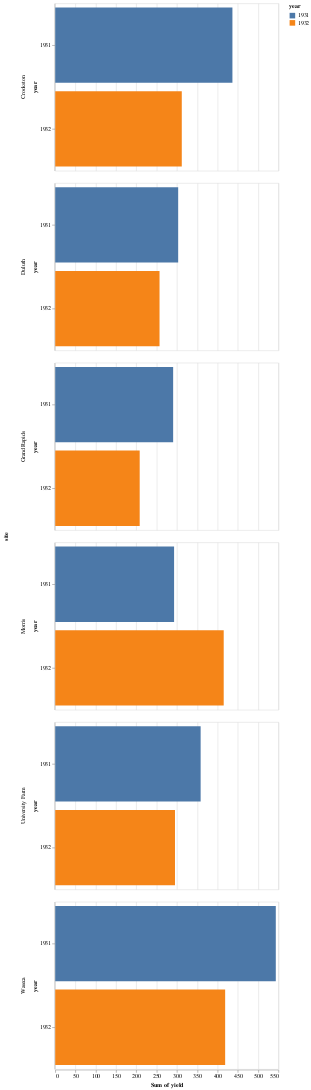
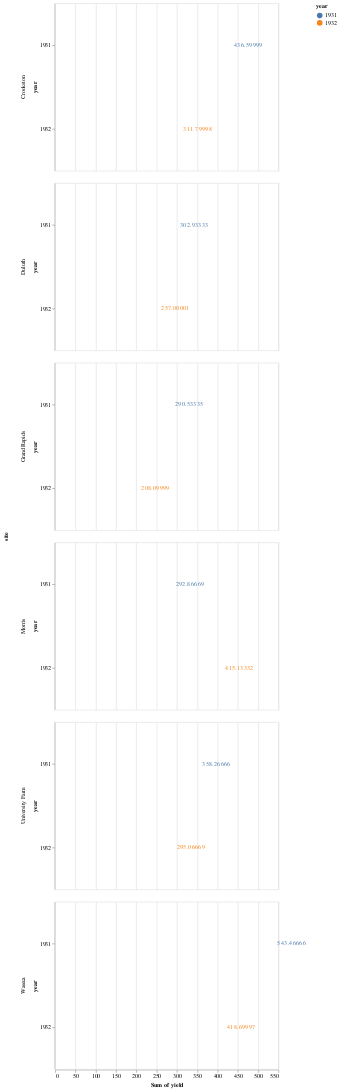

The notebook cell these images were saved under, in order:
### Code cell
import altair as alt
from vega_datasets import data

source = data.barley()

bars = alt.Chart(source).mark_bar().encode(
    x='sum(yield):Q',
    y='year:O',
    color='year:N',
    row='site:N'
)

texts = bars.mark_text(
    align='left',
    baseline='middle',
    dx=3  # Nudges text to right so it doesn't appear on top of the bar
).encode(
    text='sum(yield):Q'
)

bars
texts

### Figure 1 — Vega-Lite specification as saved in the notebook (floating-point values rounded to 4 significant figures)
{"$schema": "https://vega.github.io/schema/vega-lite/v2.6.0.json", "config": {"view": {"height": 300, "width": 400}}, "data": {"name": "data-093ece8c35bb2d41094cfb6138ec810b"}, "datasets": {"data-093ece8c35bb2d41094cfb6138ec810b": [{"site": "University Farm", "variety": "Manchuria", "year": 1931, "yield": 27}, {"site": "Waseca", "variety": "Manchuria", "year": 1931, "yield": 48.87}, {"site": "Morris", "variety": "Manchuria", "year": 1931, "yield": 27.43}, {"site": "Crookston", "variety": "Manchuria", "year": 1931, "yield": 39.93}, {"site": "Grand Rapids", "variety": "Manchuria", "year": 1931, "yield": 32.97}, {"site": "Duluth", "variety": "Manchuria", "year": 1931, "yield": 28.97}, {"site": "University Farm", "variety": "Glabron", "year": 1931, "yield": 43.07}, {"site": "Waseca", "variety": "Glabron", "year": 1931, "yield": 55.2}, {"site": "Morris", "variety": "Glabron", "year": 1931, "yield": 28.77}, {"site": "Crookston", "variety": "Glabron", "year": 1931, "yield": 38.13}, {"site": "Grand Rapids", "variety": "Glabron", "year": 1931, "yield": 29.13}, {"site": "Duluth", "variety": "Glabron", "year": 1931, "yield": 29.67}, {"site": "University Farm", "variety": "Svansota", "year": 1931, "yield": 35.13}, {"site": "Waseca", "variety": "Svansota", "year": 1931, "yield": 47.33}, {"site": "Morris", "variety": "Svansota", "year": 1931, "yield": 25.77}, {"site": "Crookston", "variety": "Svansota", "year": 1931, "yield": 40.47}, {"site": "Grand Rapids", "variety": "Svansota", "year": 1931, "yield": 29.67}, {"site": "Duluth", "variety": "Svansota", "year": 1931, "yield": 25.7}, {"site": "University Farm", "variety": "Velvet", "year": 1931, "yield": 39.9}, {"site": "Waseca", "variety": "Velvet", "year": 1931, "yield": 50.23}, {"site": "Morris", "variety": "Velvet", "year": 1931, "yield": 26.13}, {"site": "Crookston", "variety": "Velvet", "year": 1931, "yield": 41.33}, {"site": "Grand Rapids", "variety": "Velvet", "year": 1931, "yield": 23.03}, {"site": "Duluth", "variety": "Velvet", "year": 1931, "yield": 26.3}, {"site": "University Farm", "variety": "Trebi", "year": 1931, "yield": 36.57}, {"site": "Waseca", "variety": "Trebi", "year": 1931, "yield": 63.83}, {"site": "Morris", "variety": "Trebi", "year": 1931, "yield": 43.77}, {"site": "Crookston", "variety": "Trebi", "year": 1931, "yield": 46.93}, {"site": "Grand Rapids", "variety": "Trebi", "year": 1931, "yield": 29.77}, {"site": "Duluth", "variety": "Trebi", "year": 1931, "yield": 33.93}, {"site": "University Farm", "variety": "No. 457", "year": 1931, "yield": 43.27}, {"site": "Waseca", "variety": "No. 457", "year": 1931, "yield": 58.1}, {"site": "Morris", "variety": "No. 457", "year": 1931, "yield": 28.7}, {"site": "Crookston", "variety": "No. 457", "year": 1931, "yield": 45.67}, {"site": "Grand Rapids", "variety": "No. 457", "year": 1931, "yield": 32.17}, {"site": "Duluth", "variety": "No. 457", "year": 1931, "yield": 33.6}, {"site": "University Farm", "variety": "No. 462", "year": 1931, "yield": 36.6}, {"site": "Waseca", "variety": "No. 462", "year": 1931, "yield": 65.77}, {"site": "Morris", "variety": "No. 462", "year": 1931, "yield": 30.37}, {"site": "Crookston", "variety": "No. 462", "year": 1931, "yield": 48.57}, {"site": "Grand Rapids", "variety": "No. 462", "year": 1931, "yield": 24.93}, {"site": "Duluth", "variety": "No. 462", "year": 1931, "yield": 28.1}, {"site": "University Farm", "variety": "Peatland", "year": 1931, "yield": 32.77}, {"site": "Waseca", "variety": "Peatland", "year": 1931, "yield": 48.57}, {"site": "Morris", "variety": "Peatland", "year": 1931, "yield": 29.87}, {"site": "Crookston", "variety": "Peatland", "year": 1931, "yield": 41.6}, {"site": "Grand Rapids", "variety": "Peatland", "year": 1931, "yield": 34.7}, {"site": "Duluth", "variety": "Peatland", "year": 1931, "yield": 32}, {"site": "University Farm", "variety": "No. 475", "year": 1931, "yield": 24.67}, {"site": "Waseca", "variety": "No. 475", "year": 1931, "yield": 46.77}, {"site": "Morris", "variety": "No. 475", "year": 1931, "yield": 22.6}, {"site": "Crookston", "variety": "No. 475", "year": 1931, "yield": 44.1}, {"site": "Grand Rapids", "variety": "No. 475", "year": 1931, "yield": 19.7}, {"site": "Duluth", "variety": "No. 475", "year": 1931, "yield": 33.07}, {"site": "University Farm", "variety": "Wisconsin No. 38", "year": 1931, "yield": 39.3}, {"site": "Waseca", "variety": "Wisconsin No. 38", "year": 1931, "yield": 58.8}, {"site": "Morris", "variety": "Wisconsin No. 38", "year": 1931, "yield": 29.47}, {"site": "Crookston", "variety": "Wisconsin No. 38", "year": 1931, "yield": 49.87}, {"site": "Grand Rapids", "variety": "Wisconsin No. 38", "year": 1931, "yield": 34.47}, {"site": "Duluth", "variety": "Wisconsin No. 38", "year": 1931, "yield": 31.6}, {"site": "University Farm", "variety": "Manchuria", "year": 1932, "yield": 26.9}, {"site": "Waseca", "variety": "Manchuria", "year": 1932, "yield": 33.47}, {"site": "Morris", "variety": "Manchuria", "year": 1932, "yield": 34.37}, {"site": "Crookston", "variety": "Manchuria", "year": 1932, "yield": 32.97}, {"site": "Grand Rapids", "variety": "Manchuria", "year": 1932, "yield": 22.13}, {"site": "Duluth", "variety": "Manchuria", "year": 1932, "yield": 22.57}, {"site": "University Farm", "variety": "Glabron", "year": 1932, "yield": 36.8}, {"site": "Waseca", "variety": "Glabron", "year": 1932, "yield": 37.73}, {"site": "Morris", "variety": "Glabron", "year": 1932, "yield": 35.13}, {"site": "Crookston", "variety": "Glabron", "year": 1932, "yield": 26.17}, {"site": "Grand Rapids", "variety": "Glabron", "year": 1932, "yield": 14.43}, {"site": "Duluth", "variety": "Glabron", "year": 1932, "yield": 25.87}, {"site": "University Farm", "variety": "Svansota", "year": 1932, "yield": 27.43}, {"site": "Waseca", "variety": "Svansota", "year": 1932, "yield": 38.5}, {"site": "Morris", "variety": "Svansota", "year": 1932, "yield": 35.03}, {"site": "Crookston", "variety": "Svansota", "year": 1932, "yield": 20.63}, {"site": "Grand Rapids", "variety": "Svansota", "year": 1932, "yield": 16.63}, {"site": "Duluth", "variety": "Svansota", "year": 1932, "yield": 22.23}, {"site": "University Farm", "variety": "Velvet", "year": 1932, "yield": 26.8}, {"site": "Waseca", "variety": "Velvet", "year": 1932, "yield": 37.4}, {"site": "Morris", "variety": "Velvet", "year": 1932, "yield": 38.83}, {"site": "Crookston", "variety": "Velvet", "year": 1932, "yield": 32.07}, {"site": "Grand Rapids", "variety": "Velvet", "year": 1932, "yield": 32.23}, {"site": "Duluth", "variety": "Velvet", "year": 1932, "yield": 22.47}, {"site": "University Farm", "variety": "Trebi", "year": 1932, "yield": 29.07}, {"site": "Waseca", "variety": "Trebi", "year": 1932, "yield": 49.23}, {"site": "Morris", "variety": "Trebi", "year": 1932, "yield": 46.63}, {"site": "Crookston", "variety": "Trebi", "year": 1932, "yield": 41.83}, {"site": "Grand Rapids", "variety": "Trebi", "year": 1932, "yield": 20.63}, {"site": "Duluth", "variety": "Trebi", "year": 1932, "yield": 30.6}, {"site": "University Farm", "variety": "No. 457", "year": 1932, "yield": 26.43}, {"site": "Waseca", "variety": "No. 457", "year": 1932, "yield": 42.2}, {"site": "Morris", "variety": "No. 457", "year": 1932, "yield": 43.53}, {"site": "Crookston", "variety": "No. 457", "year": 1932, "yield": 34.33}, {"site": "Grand Rapids", "variety": "No. 457", "year": 1932, "yield": 19.47}, {"site": "Duluth", "variety": "No. 457", "year": 1932, "yield": 22.7}, {"site": "University Farm", "variety": "No. 462", "year": 1932, "yield": 25.57}, {"site": "Waseca", "variety": "No. 462", "year": 1932, "yield": 44.7}, {"site": "Morris", "variety": "No. 462", "year": 1932, "yield": 47}, {"site": "Crookston", "variety": "No. 462", "year": 1932, "yield": 30.53}, {"site": "Grand Rapids", "variety": "No. 462", "year": 1932, "yield": 19.9}, {"site": "Duluth", "variety": "No. 462", "year": 1932, "yield": 22.5}, {"site": "University Farm", "variety": "Peatland", "year": 1932, "yield": 28.07}, {"site": "Waseca", "variety": "Peatland", "year": 1932, "yield": 36.03}, {"site": "Morris", "variety": "Peatland", "year": 1932, "yield": 43.2}, {"site": "Crookston", "variety": "Peatland", "year": 1932, "yield": 25.23}, {"site": "Grand Rapids", "variety": "Peatland", "year": 1932, "yield": 26.77}, {"site": "Duluth", "variety": "Peatland", "year": 1932, "yield": 31.37}, {"site": "University Farm", "variety": "No. 475", "year": 1932, "yield": 30}, {"site": "Waseca", "variety": "No. 475", "year": 1932, "yield": 41.27}, {"site": "Morris", "variety": "No. 475", "year": 1932, "yield": 44.23}, {"site": "Crookston", "variety": "No. 475", "year": 1932, "yield": 32.13}, {"site": "Grand Rapids", "variety": "No. 475", "year": 1932, "yield": 15.23}, {"site": "Duluth", "variety": "No. 475", "year": 1932, "yield": 27.37}, {"site": "University Farm", "variety": "Wisconsin No. 38", "year": 1932, "yield": 38}, {"site": "Waseca", "variety": "Wisconsin No. 38", "year": 1932, "yield": 58.17}, {"site": "Morris", "variety": "Wisconsin No. 38", "year": 1932, "yield": 47.17}, {"site": "Crookston", "variety": "Wisconsin No. 38", "year": 1932, "yield": 35.9}, {"site": "Grand Rapids", "variety": "Wisconsin No. 38", "year": 1932, "yield": 20.67}, {"site": "Duluth", "variety": "Wisconsin No. 38", "year": 1932, "yield": 29.33}]}, "encoding": {"color": {"field": "year", "type": "nominal"}, "row": {"field": "site", "type": "nominal"}, "x": {"aggregate": "sum", "field": "yield", "type": "quantitative"}, "y": {"field": "year", "type": "ordinal"}}, "mark": "bar"}

### Figure 2 — Vega-Lite specification as saved in the notebook (floating-point values rounded to 4 significant figures)
{"$schema": "https://vega.github.io/schema/vega-lite/v2.6.0.json", "config": {"view": {"height": 300, "width": 400}}, "data": {"name": "data-093ece8c35bb2d41094cfb6138ec810b"}, "datasets": {"data-093ece8c35bb2d41094cfb6138ec810b": [{"site": "University Farm", "variety": "Manchuria", "year": 1931, "yield": 27}, {"site": "Waseca", "variety": "Manchuria", "year": 1931, "yield": 48.87}, {"site": "Morris", "variety": "Manchuria", "year": 1931, "yield": 27.43}, {"site": "Crookston", "variety": "Manchuria", "year": 1931, "yield": 39.93}, {"site": "Grand Rapids", "variety": "Manchuria", "year": 1931, "yield": 32.97}, {"site": "Duluth", "variety": "Manchuria", "year": 1931, "yield": 28.97}, {"site": "University Farm", "variety": "Glabron", "year": 1931, "yield": 43.07}, {"site": "Waseca", "variety": "Glabron", "year": 1931, "yield": 55.2}, {"site": "Morris", "variety": "Glabron", "year": 1931, "yield": 28.77}, {"site": "Crookston", "variety": "Glabron", "year": 1931, "yield": 38.13}, {"site": "Grand Rapids", "variety": "Glabron", "year": 1931, "yield": 29.13}, {"site": "Duluth", "variety": "Glabron", "year": 1931, "yield": 29.67}, {"site": "University Farm", "variety": "Svansota", "year": 1931, "yield": 35.13}, {"site": "Waseca", "variety": "Svansota", "year": 1931, "yield": 47.33}, {"site": "Morris", "variety": "Svansota", "year": 1931, "yield": 25.77}, {"site": "Crookston", "variety": "Svansota", "year": 1931, "yield": 40.47}, {"site": "Grand Rapids", "variety": "Svansota", "year": 1931, "yield": 29.67}, {"site": "Duluth", "variety": "Svansota", "year": 1931, "yield": 25.7}, {"site": "University Farm", "variety": "Velvet", "year": 1931, "yield": 39.9}, {"site": "Waseca", "variety": "Velvet", "year": 1931, "yield": 50.23}, {"site": "Morris", "variety": "Velvet", "year": 1931, "yield": 26.13}, {"site": "Crookston", "variety": "Velvet", "year": 1931, "yield": 41.33}, {"site": "Grand Rapids", "variety": "Velvet", "year": 1931, "yield": 23.03}, {"site": "Duluth", "variety": "Velvet", "year": 1931, "yield": 26.3}, {"site": "University Farm", "variety": "Trebi", "year": 1931, "yield": 36.57}, {"site": "Waseca", "variety": "Trebi", "year": 1931, "yield": 63.83}, {"site": "Morris", "variety": "Trebi", "year": 1931, "yield": 43.77}, {"site": "Crookston", "variety": "Trebi", "year": 1931, "yield": 46.93}, {"site": "Grand Rapids", "variety": "Trebi", "year": 1931, "yield": 29.77}, {"site": "Duluth", "variety": "Trebi", "year": 1931, "yield": 33.93}, {"site": "University Farm", "variety": "No. 457", "year": 1931, "yield": 43.27}, {"site": "Waseca", "variety": "No. 457", "year": 1931, "yield": 58.1}, {"site": "Morris", "variety": "No. 457", "year": 1931, "yield": 28.7}, {"site": "Crookston", "variety": "No. 457", "year": 1931, "yield": 45.67}, {"site": "Grand Rapids", "variety": "No. 457", "year": 1931, "yield": 32.17}, {"site": "Duluth", "variety": "No. 457", "year": 1931, "yield": 33.6}, {"site": "University Farm", "variety": "No. 462", "year": 1931, "yield": 36.6}, {"site": "Waseca", "variety": "No. 462", "year": 1931, "yield": 65.77}, {"site": "Morris", "variety": "No. 462", "year": 1931, "yield": 30.37}, {"site": "Crookston", "variety": "No. 462", "year": 1931, "yield": 48.57}, {"site": "Grand Rapids", "variety": "No. 462", "year": 1931, "yield": 24.93}, {"site": "Duluth", "variety": "No. 462", "year": 1931, "yield": 28.1}, {"site": "University Farm", "variety": "Peatland", "year": 1931, "yield": 32.77}, {"site": "Waseca", "variety": "Peatland", "year": 1931, "yield": 48.57}, {"site": "Morris", "variety": "Peatland", "year": 1931, "yield": 29.87}, {"site": "Crookston", "variety": "Peatland", "year": 1931, "yield": 41.6}, {"site": "Grand Rapids", "variety": "Peatland", "year": 1931, "yield": 34.7}, {"site": "Duluth", "variety": "Peatland", "year": 1931, "yield": 32}, {"site": "University Farm", "variety": "No. 475", "year": 1931, "yield": 24.67}, {"site": "Waseca", "variety": "No. 475", "year": 1931, "yield": 46.77}, {"site": "Morris", "variety": "No. 475", "year": 1931, "yield": 22.6}, {"site": "Crookston", "variety": "No. 475", "year": 1931, "yield": 44.1}, {"site": "Grand Rapids", "variety": "No. 475", "year": 1931, "yield": 19.7}, {"site": "Duluth", "variety": "No. 475", "year": 1931, "yield": 33.07}, {"site": "University Farm", "variety": "Wisconsin No. 38", "year": 1931, "yield": 39.3}, {"site": "Waseca", "variety": "Wisconsin No. 38", "year": 1931, "yield": 58.8}, {"site": "Morris", "variety": "Wisconsin No. 38", "year": 1931, "yield": 29.47}, {"site": "Crookston", "variety": "Wisconsin No. 38", "year": 1931, "yield": 49.87}, {"site": "Grand Rapids", "variety": "Wisconsin No. 38", "year": 1931, "yield": 34.47}, {"site": "Duluth", "variety": "Wisconsin No. 38", "year": 1931, "yield": 31.6}, {"site": "University Farm", "variety": "Manchuria", "year": 1932, "yield": 26.9}, {"site": "Waseca", "variety": "Manchuria", "year": 1932, "yield": 33.47}, {"site": "Morris", "variety": "Manchuria", "year": 1932, "yield": 34.37}, {"site": "Crookston", "variety": "Manchuria", "year": 1932, "yield": 32.97}, {"site": "Grand Rapids", "variety": "Manchuria", "year": 1932, "yield": 22.13}, {"site": "Duluth", "variety": "Manchuria", "year": 1932, "yield": 22.57}, {"site": "University Farm", "variety": "Glabron", "year": 1932, "yield": 36.8}, {"site": "Waseca", "variety": "Glabron", "year": 1932, "yield": 37.73}, {"site": "Morris", "variety": "Glabron", "year": 1932, "yield": 35.13}, {"site": "Crookston", "variety": "Glabron", "year": 1932, "yield": 26.17}, {"site": "Grand Rapids", "variety": "Glabron", "year": 1932, "yield": 14.43}, {"site": "Duluth", "variety": "Glabron", "year": 1932, "yield": 25.87}, {"site": "University Farm", "variety": "Svansota", "year": 1932, "yield": 27.43}, {"site": "Waseca", "variety": "Svansota", "year": 1932, "yield": 38.5}, {"site": "Morris", "variety": "Svansota", "year": 1932, "yield": 35.03}, {"site": "Crookston", "variety": "Svansota", "year": 1932, "yield": 20.63}, {"site": "Grand Rapids", "variety": "Svansota", "year": 1932, "yield": 16.63}, {"site": "Duluth", "variety": "Svansota", "year": 1932, "yield": 22.23}, {"site": "University Farm", "variety": "Velvet", "year": 1932, "yield": 26.8}, {"site": "Waseca", "variety": "Velvet", "year": 1932, "yield": 37.4}, {"site": "Morris", "variety": "Velvet", "year": 1932, "yield": 38.83}, {"site": "Crookston", "variety": "Velvet", "year": 1932, "yield": 32.07}, {"site": "Grand Rapids", "variety": "Velvet", "year": 1932, "yield": 32.23}, {"site": "Duluth", "variety": "Velvet", "year": 1932, "yield": 22.47}, {"site": "University Farm", "variety": "Trebi", "year": 1932, "yield": 29.07}, {"site": "Waseca", "variety": "Trebi", "year": 1932, "yield": 49.23}, {"site": "Morris", "variety": "Trebi", "year": 1932, "yield": 46.63}, {"site": "Crookston", "variety": "Trebi", "year": 1932, "yield": 41.83}, {"site": "Grand Rapids", "variety": "Trebi", "year": 1932, "yield": 20.63}, {"site": "Duluth", "variety": "Trebi", "year": 1932, "yield": 30.6}, {"site": "University Farm", "variety": "No. 457", "year": 1932, "yield": 26.43}, {"site": "Waseca", "variety": "No. 457", "year": 1932, "yield": 42.2}, {"site": "Morris", "variety": "No. 457", "year": 1932, "yield": 43.53}, {"site": "Crookston", "variety": "No. 457", "year": 1932, "yield": 34.33}, {"site": "Grand Rapids", "variety": "No. 457", "year": 1932, "yield": 19.47}, {"site": "Duluth", "variety": "No. 457", "year": 1932, "yield": 22.7}, {"site": "University Farm", "variety": "No. 462", "year": 1932, "yield": 25.57}, {"site": "Waseca", "variety": "No. 462", "year": 1932, "yield": 44.7}, {"site": "Morris", "variety": "No. 462", "year": 1932, "yield": 47}, {"site": "Crookston", "variety": "No. 462", "year": 1932, "yield": 30.53}, {"site": "Grand Rapids", "variety": "No. 462", "year": 1932, "yield": 19.9}, {"site": "Duluth", "variety": "No. 462", "year": 1932, "yield": 22.5}, {"site": "University Farm", "variety": "Peatland", "year": 1932, "yield": 28.07}, {"site": "Waseca", "variety": "Peatland", "year": 1932, "yield": 36.03}, {"site": "Morris", "variety": "Peatland", "year": 1932, "yield": 43.2}, {"site": "Crookston", "variety": "Peatland", "year": 1932, "yield": 25.23}, {"site": "Grand Rapids", "variety": "Peatland", "year": 1932, "yield": 26.77}, {"site": "Duluth", "variety": "Peatland", "year": 1932, "yield": 31.37}, {"site": "University Farm", "variety": "No. 475", "year": 1932, "yield": 30}, {"site": "Waseca", "variety": "No. 475", "year": 1932, "yield": 41.27}, {"site": "Morris", "variety": "No. 475", "year": 1932, "yield": 44.23}, {"site": "Crookston", "variety": "No. 475", "year": 1932, "yield": 32.13}, {"site": "Grand Rapids", "variety": "No. 475", "year": 1932, "yield": 15.23}, {"site": "Duluth", "variety": "No. 475", "year": 1932, "yield": 27.37}, {"site": "University Farm", "variety": "Wisconsin No. 38", "year": 1932, "yield": 38}, {"site": "Waseca", "variety": "Wisconsin No. 38", "year": 1932, "yield": 58.17}, {"site": "Morris", "variety": "Wisconsin No. 38", "year": 1932, "yield": 47.17}, {"site": "Crookston", "variety": "Wisconsin No. 38", "year": 1932, "yield": 35.9}, {"site": "Grand Rapids", "variety": "Wisconsin No. 38", "year": 1932, "yield": 20.67}, {"site": "Duluth", "variety": "Wisconsin No. 38", "year": 1932, "yield": 29.33}]}, "encoding": {"color": {"field": "year", "type": "nominal"}, "row": {"field": "site", "type": "nominal"}, "text": {"aggregate": "sum", "field": "yield", "type": "quantitative"}, "x": {"aggregate": "sum", "field": "yield", "type": "quantitative"}, "y": {"field": "year", "type": "ordinal"}}, "mark": {"align": "left", "baseline": "middle", "dx": 3, "type": "text"}}
